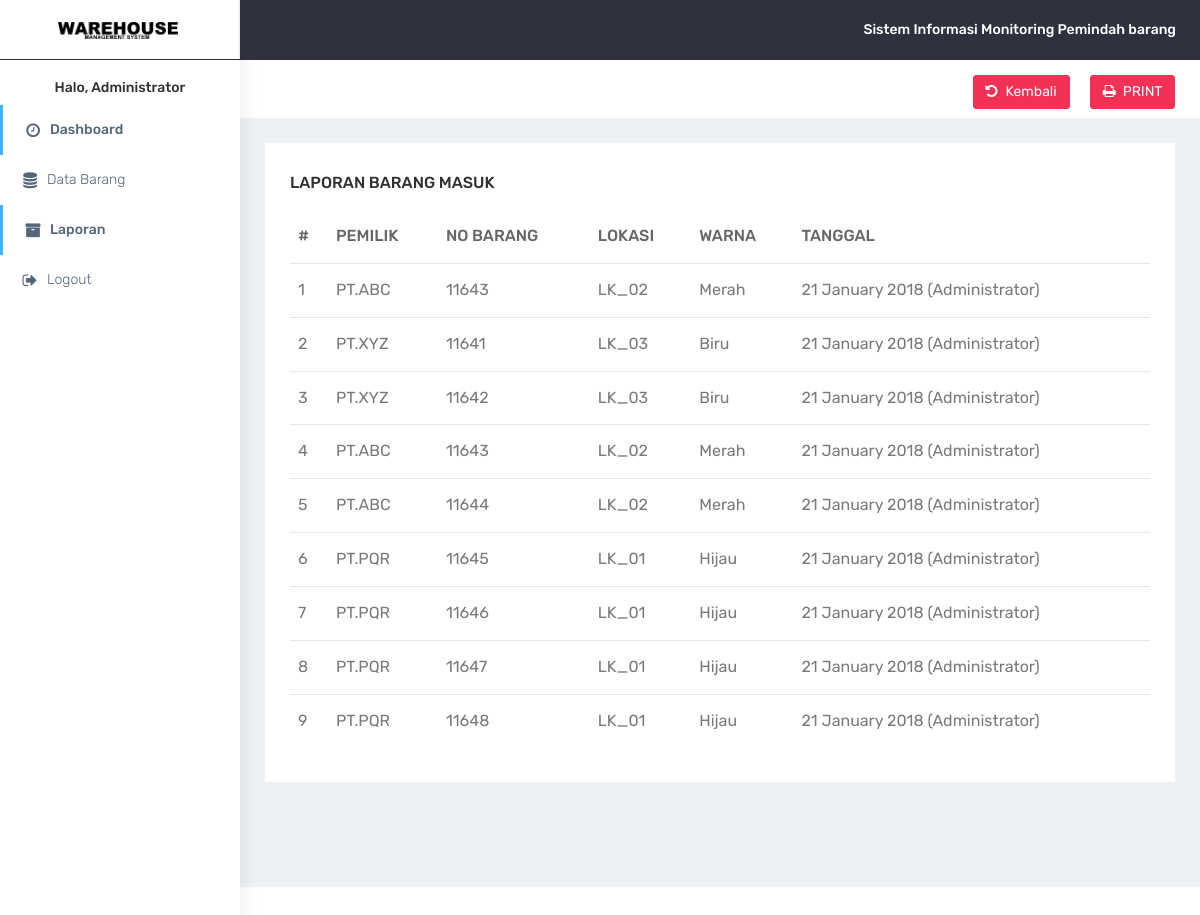
The app's page /r?m=laporan&s=laporan&tgl=2018-01-21 (signed in) with its own data.
### tables this page shows
CREATE TABLE `lokasi_barang` (
  `id` int(11) NOT NULL,
  `lokasi_id` int(11) NOT NULL,
  `barang_id` int(11) NOT NULL,
  `tanggal` date NOT NULL,
  `id_user` int(11) NOT NULL
);

CREATE TABLE `pemilik` (
  `id_pemilik` int(50) NOT NULL,
  `nm_pemilik` varchar(100) NOT NULL,
  `alamat_pemilik` varchar(200) NOT NULL
);

CREATE TABLE `barang` (
  `id` int(11) NOT NULL,
  `id_pemilik` int(11) NOT NULL,
  `warna` varchar(20) NOT NULL
);

CREATE TABLE `lokasi` (
  `id` int(11) NOT NULL,
  `no_lokasi` varchar(50) NOT NULL,
  `warna` varchar(20) NOT NULL
);

CREATE TABLE `user` (
  `id` int(11) NOT NULL,
  `username` varchar(50) NOT NULL,
  `password` varchar(50) NOT NULL,
  `nama` varchar(100) NOT NULL,
  `email` varchar(150) NOT NULL,
  `role` varchar(50) NOT NULL
);

### 3rdparty/engine.php (called while the page is built, shortened)
<?php
  class database_daya
  {
    var $server,
        $host,
        $user,
        $password,
        $database;
    function database_daya($db_name = '', $db_password = '', $db_user = '', $db_host = 'localhost', $debug = '')
    {
      $this->host = $db_host;
      $this->user = $db_user;
      $this->password = $db_password;
      $this->database = $db_name;
    }
    function open()
    {
      $this->server = @mysql_connect($this->host, $this->user, $this->password) or die("Couldn't connect to SQL server");
    }
    function query($sql, $debug = 0)
    {
      $result = @mysql_query($sql, $this->server);
      while( $row = @mysql_fetch_array($result) )
        $data[] = $row;
    if(isset($data)){
    return $data;
    }
    }
  };
  $db = new database_daya("proyek1", "", "root", "localhost");
?>

### pages/laporan/laporan.php (the view, shortened to what this page needs)
<?php
$tgl = $_GET['tgl'];
?>
<div class="container-fluid">
    <div class="row bg-title">
        <div class="col-lg-1 col-md-4 col-sm-4 col-xs-12">
        </div>
        <div class="col-lg-11 col-sm-8 col-md-8 col-xs-12">
            <?php
            if ($tgl != '') { ?>
            <a href="pages/laporan/laporan_semua.php?tanggal=<?php echo $tgl?>" class="btn btn-danger pull-right m-l-20 hidden-xs hidden-sm waves-effect waves-light">
            <i class="fa fa-print fa-fw" aria-hidden="true"></i>PRINT</a>
            <a href="r?m=laporan&s=laporan" class="btn btn-danger pull-right m-l-20 hidden-xs hidden-sm waves-effect waves-light">
            <i class="fa fa-undo fa-fw" aria-hidden="true"></i>Kembali</a>
            <?php } ?>
        </div>
    </div>
    <?php
    $tgl = $_GET['tgl'];
    if ($tgl == '') { ?>
    <div class="row">
        <div class="col-md-12 col-lg-12 col-sm-12">
            <div class="white-box">
                <h3 class="box-title">Laporan Barang Masuk</h3>
                <div class="table-responsive">
                    <table class="table">
                        <thead>
                            <tr>
                                <th>#</th>
                                <th>TANGGAL</th>
                                <th>Aksi</th>
                            </tr>
                        </thead>
                        <tbody>
                            <?php
                                $data = $db->query(
                                    "SELECT
                                        *,
                                        b.id AS id,b.warna AS warna,a.tanggal AS tanggal,c.no_lokasi AS lokasi
                                        FROM lokasi_barang a
                                        JOIN barang b
                                        JOIN lokasi c ON a.barang_id=b.id AND a.lokasi_id=c.id
                                        JOIN pemilik d ON b.id_pemilik = d.id_pemilik
                                        JOIN user e ON a.id_user = e.id
                                        GROUP BY a.tanggal
                                        ", 0);
                                $no = 1;
                                for ($i = 0; $i < count($data); $i++) {
                                    $date = date_create($data[$i]['tanggal']);
                            ?>
                            <tr>
                                <td><?php echo $no++ ?></td>
                                <td><?php echo date_format($date, 'd F Y') ?> </td>
                                <td>
                                    <a href="r?m=laporan&s=laporan&tgl=<?php echo $data[$i]['tanggal'] ?>" class="btn btn-info pull-left m-l-20 hidden-xs hidden-sm waves-effect waves-light"><i class="fa fa-eye fa-fw" aria-hidden="true"></i>Detail
                                    </a>
                                </td>
                            </tr>
                            <?php } ?>
                        </tbody>
                    </table>
                </div>
            </div>
        </div>
    </div>
    <?php } elseif ($tgl != '') {  ?>
    <div class="row">
        <div class="col-md-12 col-lg-12 col-sm-12">
            <div class="white-box">
                <h3 class="box-title">Laporan Barang Masuk</h3>
                <div class="table-responsive">
                    <table class="table">
                        <thead>
                            <tr>
                                <th>#</th>
                                <th>PEMILIK</th>
                                <th>NO BARANG</th>
                                <th>LOKASI</th>
                                <th>WARNA</th>
                                <th>TANGGAL</th>
                            </tr>
                        </thead>
                        <tbody>
                            <?php
                                $data = $db->query(
                                    "SELECT
                                        *,
                                        b.id AS id,b.warna AS warna,a.tanggal AS tanggal,c.no_lokasi AS lokasi
                                        FROM lokasi_barang a
                                        JOIN barang b
                                        JOIN lokasi c ON a.barang_id=b.id AND a.lokasi_id=c.id
                                        JOIN pemilik d ON b.id_pemilik = d.id_pemilik
                                        JOIN user e ON a.id_user = e.id
                                        WHERE a.tanggal = '$tgl'
                                        ", 0);
                                $no = 1;
                                for ($i = 0; $i < count($data); $i++) {
                                    $date = date_create($data[$i]['tanggal']);
                            ?>
                            <tr>
                                <td><?php echo $no++ ?></td>
                                <td><?php echo $data[$i]['nm_pemilik'] ?></td>
                                <td class="txt-oflo"><?php echo $data[$i]['id'] ?></td>
                                <td><?php echo $data[$i]['lokasi'] ?></td>
                                <td><?php echo $data[$i]['warna'] ?></td>
                                <td><?php echo date_format($date, 'd F Y') ?> (<?php echo $data[$i]['nama'] ?>)</td>
                            </tr>
                            <?php } ?>
                        </tbody>
                    </table>
                </div>
            </div>
        </div>
    </div>
    <?php } ?>
</div>

### assets/css/colors/default.css (style rules this page uses)
body { background: #fff; }

### index.php (style rules this page uses)
html, body { min-height: 100%; }

### records on screen
lokasi_barang: pemilik.nm_pemilik "PT.ABC", barang "11643", lokasi.no_lokasi "LK_02", barang.warna "Merah", tanggal "21 January 2018", id_user.nama "Administrator"
lokasi_barang: pemilik.nm_pemilik "PT.XYZ", barang "11641", lokasi.no_lokasi "LK_03", barang.warna "Biru", tanggal "21 January 2018", id_user.nama "Administrator"
lokasi_barang: pemilik.nm_pemilik "PT.XYZ", barang "11642", lokasi.no_lokasi "LK_03", barang.warna "Biru", tanggal "21 January 2018", id_user.nama "Administrator"
lokasi_barang: pemilik.nm_pemilik "PT.ABC", barang "11643", lokasi.no_lokasi "LK_02", barang.warna "Merah", tanggal "21 January 2018", id_user.nama "Administrator"
lokasi_barang: pemilik.nm_pemilik "PT.ABC", barang "11644", lokasi.no_lokasi "LK_02", barang.warna "Merah", tanggal "21 January 2018", id_user.nama "Administrator"
lokasi_barang: pemilik.nm_pemilik "PT.PQR", barang "11645", lokasi.no_lokasi "LK_01", barang.warna "Hijau", tanggal "21 January 2018", id_user.nama "Administrator"
lokasi_barang: pemilik.nm_pemilik "PT.PQR", barang "11646", lokasi.no_lokasi "LK_01", barang.warna "Hijau", tanggal "21 January 2018", id_user.nama "Administrator"
lokasi_barang: pemilik.nm_pemilik "PT.PQR", barang "11647", lokasi.no_lokasi "LK_01", barang.warna "Hijau", tanggal "21 January 2018", id_user.nama "Administrator"
lokasi_barang: pemilik.nm_pemilik "PT.PQR", barang "11648", lokasi.no_lokasi "LK_01", barang.warna "Hijau", tanggal "21 January 2018", id_user.nama "Administrator"

### other values on screen
$_SESSION['nama'] "Administrator"
